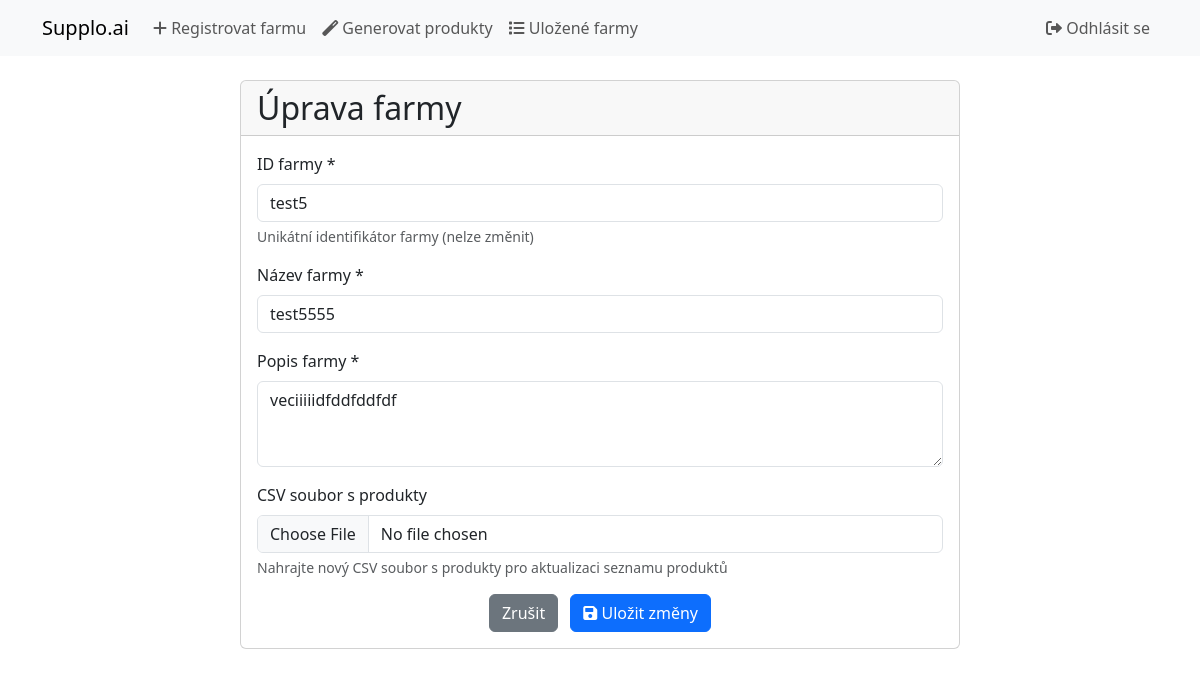
/farms/test5/edit (signed in), run on the app's committed database.
### app/core/models.py (models this page shows, shortened)
class Farm(db.Model):
    id = db.Column(db.Integer, primary_key=True)
    farm_id = db.Column(db.String(50), unique=True, nullable=False)
    name = db.Column(db.String(100), nullable=False)
    description = db.Column(db.Text, nullable=False)
    user_id = db.Column(db.Integer, db.ForeignKey('user.id'), nullable=False)
    is_active = db.Column(db.Boolean, default=True)
    created_at = db.Column(db.DateTime, nullable=False, default=datetime.utcnow)
    modified_at = db.Column(db.DateTime, nullable=False, default=datetime.utcnow, onupdate=datetime.utcnow)

### app/blueprints/farms.py (the view, shortened to what this page needs)
@farms_bp.route('/<string:farm_id>/edit', methods=['GET', 'POST'])
@login_required
def edit(farm_id):
    current_app.logger.info(f'Přístup k úpravě farmy {farm_id} - metoda {request.method}')
    try:
        farm = Farm.query.filter_by(farm_id=farm_id).first_or_404()
        current_app.logger.debug(f'Načtena farma: {farm.name}')
        if farm.user_id != current_user.id:
            current_app.logger.warning(f'Pokus o neoprávněný přístup k farmě {farm_id} uživatelem {current_user.id}')
            flash('Nemáte přístup k této farmě', 'danger')
            return redirect(url_for('farms.list'))
        if request.method == 'GET':
            return render_template('farms/edit.html', farm=farm)
    except Exception as e:
        current_app.logger.error(f'Chyba při úpravě farmy {farm_id}: {str(e)}', exc_info=True)
        return jsonify({
            'success': False,
            'message': 'Při úpravě farmy došlo k chybě'
        }), 500

### app/blueprints/farms.py (called while the page is built)
@farms_bp.before_app_request
def setup_farm_directory():
    farm_base_dir = os.path.join(current_app.root_path, 'data', 'farms')
    os.makedirs(farm_base_dir, exist_ok=True)
    current_app.logger.info(f'Vytvořen základní adresář pro farmy: {farm_base_dir}')

### app/core/models.py (called while the page is built)
@login_manager.user_loader
def load_user(id):
    return User.query.get(int(id))

### app/templates/farms/edit.html (shortened to what this page needs)
{% extends "base.html" %}
{% block content %}
<div class="container mt-4">
    <div class="row justify-content-center">
        <div class="col-md-8">
            <div class="card">
                <div class="card-header">
                    <h2 class="mb-0">Úprava farmy</h2>
                </div>
                <div class="card-body">
                    <form id="farmEditForm" method="POST" action="{{ url_for('farms.edit', farm_id=farm.farm_id) }}" enctype="multipart/form-data">
                        <div class="mb-3">
                            <label for="farm_id" class="form-label">ID farmy *</label>
                            <input type="text" class="form-control" id="farm_id" name="farm_id" value="{{ farm.farm_id }}" readonly>
                            <div class="form-text">Unikátní identifikátor farmy (nelze změnit)</div>
                        </div>
                        <div class="mb-3">
                            <label for="name" class="form-label">Název farmy *</label>
                            <input type="text" class="form-control" id="name" name="name" required minlength="3" maxlength="100" value="{{ farm.name }}">
                        </div>
                        <div class="mb-3">
                            <label for="description" class="form-label">Popis farmy *</label>
                            <textarea class="form-control" id="description" name="description" rows="3" required minlength="10" maxlength="2000">{{ farm.description }}</textarea>
                        </div>
                        <div class="mb-3">
                            <label for="products_csv" class="form-label">CSV soubor s produkty</label>
                            <input type="file" class="form-control" id="products_csv" name="products_csv" accept=".csv">
                            <div class="form-text">Nahrajte nový CSV soubor s produkty pro aktualizaci seznamu produktů</div>
                        </div>
                        <div class="text-center">
                            <a href="{{ url_for('farms.list') }}" class="btn btn-secondary me-2">
                                Zrušit
                            </a>
                            <button type="submit" class="btn btn-primary">
                                <i class="fas fa-save"></i> Uložit změny
                            </button>
                        </div>
                    </form>
                </div>
            </div>
        </div>
    </div>
</div>
{% endblock %}

### data on the page
Farm: farm_id "test5", name "test5555", description "veciiiiidfddfddfdf"
